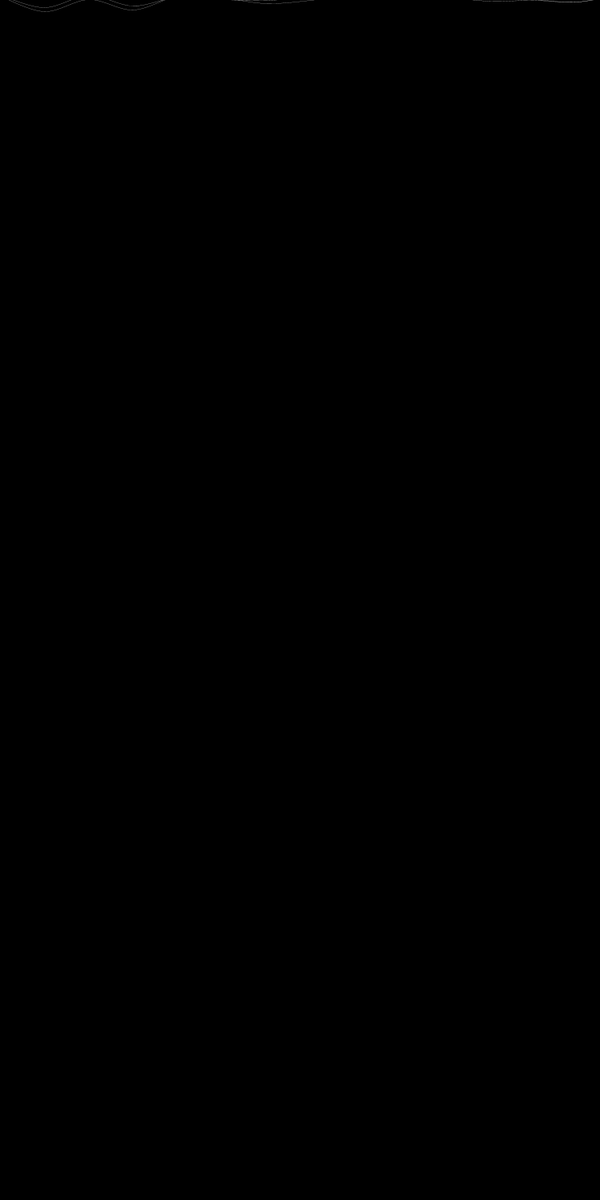
Frame 1 (no input)
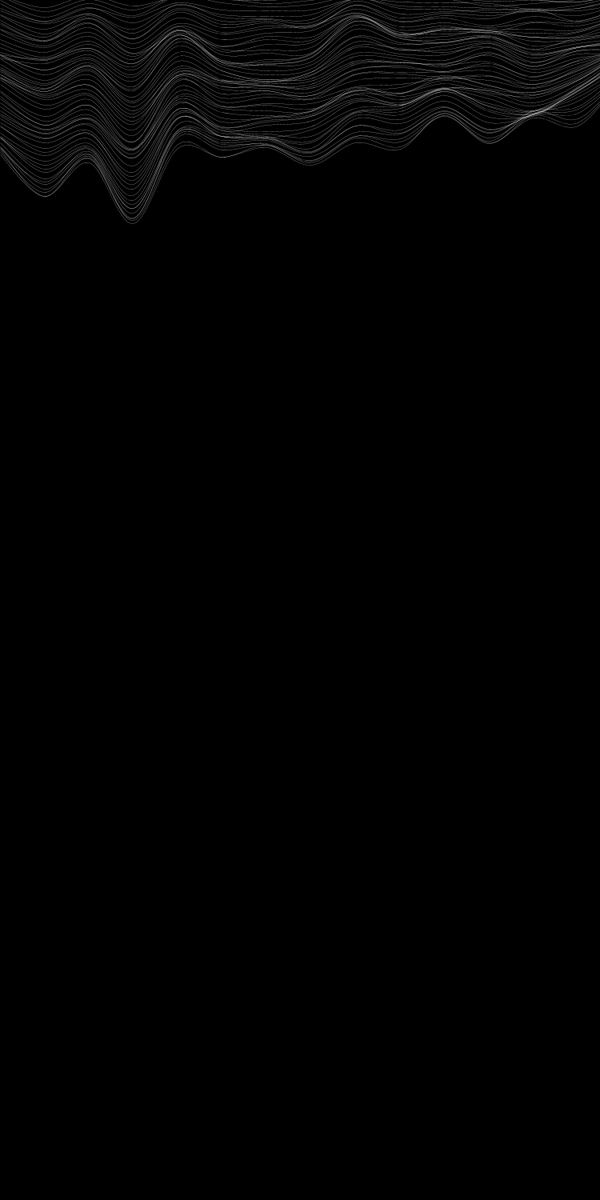
Frame 60 (the mouse pressed at the canvas centre just before this capture)
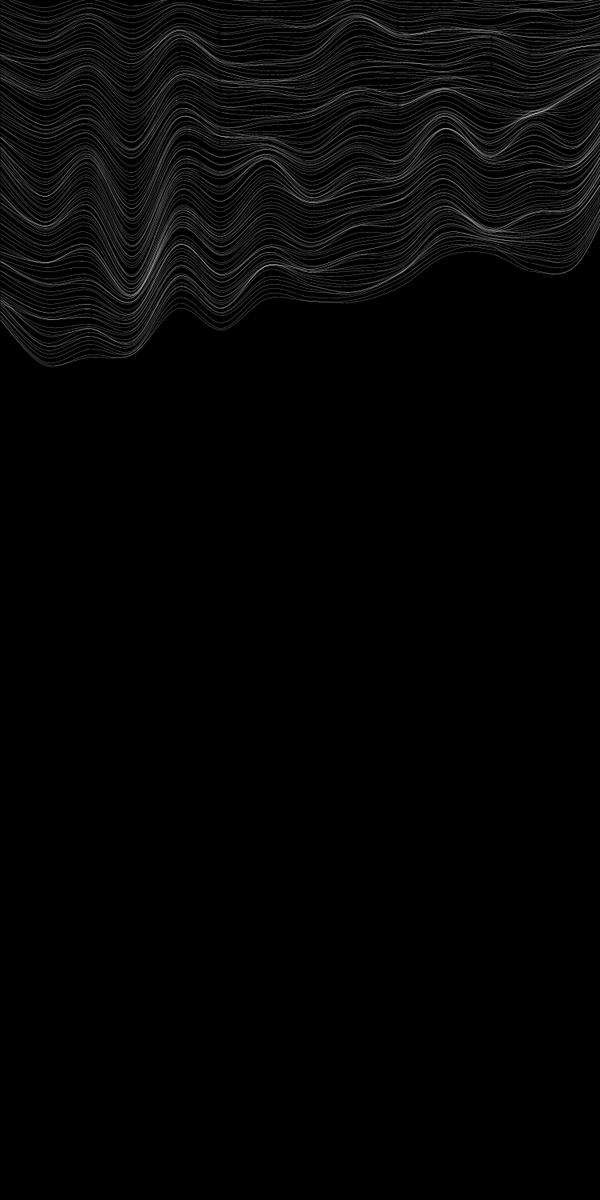
Frame 120 (the mouse held since frame 60 and released just before this capture)

The Processing sketch that drew these frames (run headless with seeded random() and noise(); from frame 60 on, the mouse is pressed at the canvas centre):

// Processing sketch: generative_art_j006_5
// ── generative_art_j006_5.pde
int nbPoints = 15;

float[] x = new float[nbPoints];
float[] y = new float[nbPoints];

float off1 = 0;
float off2 = random(10);

float ty = 0;

boolean end;
int nb = 0;
float angle;

void setup() {
  size(750, 1500);
  pixelDensity(2);
  stroke(255);
  noFill();
  strokeWeight(0.2);
  reboot();
}

void draw() {
  ty += 1.5;
  translate(0, ty);
  beginShape();
  curveVertex(x[0], y[0]);
  off1 = random(50);
  end = true;
  for (int i = 0; i < nbPoints; i++) {
    //y[i] += noise(off2) + map(noise(off1), 0, 1, 0, 10);
    y[i] -= map(noise(off1), 0, 1, -10, 10);
    off1 += 2;
    curveVertex(x[i], y[i]);
  }
  println(end);
  curveVertex(x[nbPoints - 1], y[nbPoints - 1]);
  off2 += 0.01;
  endShape();
  if (ty > height) {
    save("art01" + nb + ".jpg");
    nb++;
    if (nb > 9) exit();
    reboot();
  }
}

void reboot() {
  println("Boot!");
  background(0);
  ty = 0;
  beginShape();
  curveVertex(0, map(noise(off2), 0, 1, 0, 10) + map(noise(off1), 0, 1, 0, 1));
  for (int i = 0; i < nbPoints; i++) {
    x[i] = width/(nbPoints-1.5) * i;
    y[i] = random(-10, 10);
    off1 += 0.002;
    curveVertex(x[i], y[i]);
  }
  curveVertex(x[nbPoints - 1], y[nbPoints - 1]);
  off2 += 0.001;
  endShape();
}
    
